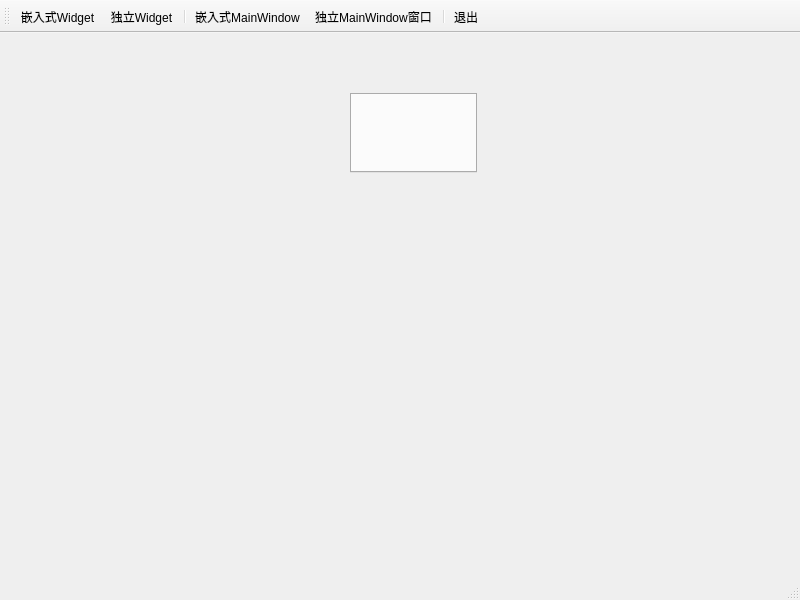
<?xml version="1.0" encoding="UTF-8"?>
<ui version="4.0">
 <class>MainWindow</class>
 <widget class="QMainWindow" name="MainWindow">
  <property name="geometry">
   <rect>
    <x>0</x>
    <y>0</y>
    <width>800</width>
    <height>600</height>
   </rect>
  </property>
  <property name="windowTitle">
   <string>MainWindow</string>
  </property>
  <widget class="QWidget" name="centralwidget">
   <widget class="QTabWidget" name="tabWidget">
    <property name="geometry">
     <rect>
      <x>350</x>
      <y>60</y>
      <width>127</width>
      <height>80</height>
     </rect>
    </property>
    <property name="currentIndex">
     <number>-1</number>
    </property>
   </widget>
  </widget>
  <widget class="QStatusBar" name="statusbar"/>
  <widget class="QToolBar" name="toolBar">
   <property name="windowTitle">
    <string>toolBar</string>
   </property>
   <attribute name="toolBarArea">
    <enum>TopToolBarArea</enum>
   </attribute>
   <attribute name="toolBarBreak">
    <bool>false</bool>
   </attribute>
   <addaction name="actEmbeddedWindget"/>
   <addaction name="actIndependentWidget"/>
   <addaction name="separator"/>
   <addaction name="actEmbeddeddMainWindow"/>
   <addaction name="actIndependentMainWindow"/>
   <addaction name="separator"/>
   <addaction name="actQuit"/>
  </widget>
  <action name="actEmbeddedWindget">
   <property name="text">
    <string>嵌入式Widget</string>
   </property>
   <property name="menuRole">
    <enum>QAction::MenuRole::NoRole</enum>
   </property>
  </action>
  <action name="actIndependentWidget">
   <property name="text">
    <string>独立Widget</string>
   </property>
   <property name="menuRole">
    <enum>QAction::MenuRole::NoRole</enum>
   </property>
  </action>
  <action name="actEmbeddeddMainWindow">
   <property name="text">
    <string>嵌入式MainWindow</string>
   </property>
   <property name="menuRole">
    <enum>QAction::MenuRole::NoRole</enum>
   </property>
  </action>
  <action name="actIndependentMainWindow">
   <property name="text">
    <string>独立MainWindow窗口</string>
   </property>
   <property name="menuRole">
    <enum>QAction::MenuRole::NoRole</enum>
   </property>
  </action>
  <action name="actQuit">
   <property name="text">
    <string>退出</string>
   </property>
   <property name="menuRole">
    <enum>QAction::MenuRole::NoRole</enum>
   </property>
  </action>
 </widget>
 <resources/>
 <connections>
  <connection>
   <sender>actQuit</sender>
   <signal>triggered()</signal>
   <receiver>MainWindow</receiver>
   <slot>close()</slot>
   <hints>
    <hint type="sourcelabel">
     <x>-1</x>
     <y>-1</y>
    </hint>
    <hint type="destinationlabel">
     <x>399</x>
     <y>299</y>
    </hint>
   </hints>
  </connection>
 </connections>
</ui>
